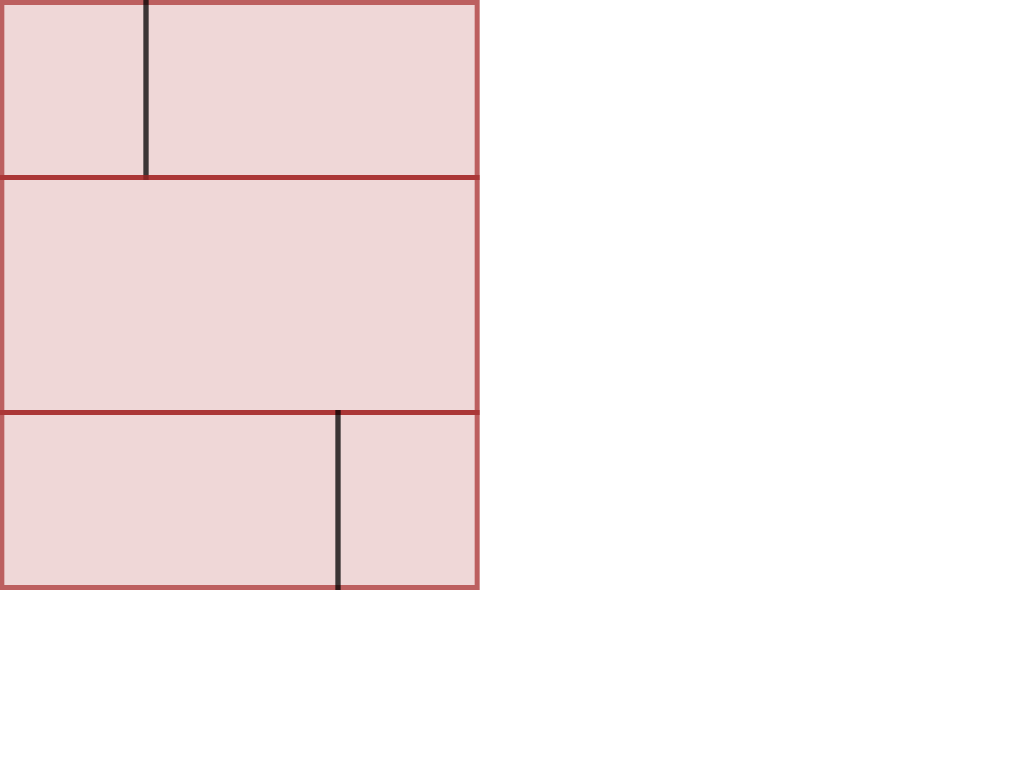

The script that drew this image:
/*
    Method :
        rect(point xy, num h, num w)
    
    Return :
        void
        
    Description :
        Prints a rectangle, from point x,y with height h and width w The function rectangle supported as libray.
    
    Future Todo :
        Send hash, to set the properties of the graph like axis, grid, title etc 
 */
fn rect(point a, num h, num w):
    line(a,(a[0]+w,a[1]))
    line(a,(a[0],a[1]+h))
    line((a[0]+w,a[1]),(a[0]+w,a[1]+h))
    line((a[0],a[1]+h),(a[0]+w,a[1]+h))
end

fn rectFill(point a, num h, num w, string color):
    num i
    point x
    point y
    string s
    
    /* Make a rectanle by drawing multiple lines */
    for i=0;i<w;i=i+1:
        x = (a[0]+i, a[1])
        y = (a[0]+i, a[1]+h)    
        line( x , y , color )
    end
end

/*
    Method :
        drawAxes(num xorigin, num yorigin, num maxWidth, num maxHeight)
    
    Return :
        void
        
    Description :
        Draws cross axis from the passed origin point. Takes max width and max Height to plot lines
    
    Future Todo :
        Send hash, to set the properties of the graph like axis, grid, title etc 
 */
fn drawAxes(num ox, num oy, num maxLength, num maxHeight):
    
    #Draw axes
    rect((ox,0), maxHeight, 3)
    rect((0,maxHeight-oy),3,maxLength)
end

/*
    Method :
        barGraph(<num list var>)
    
    Return :
        void
        
    Description :
        Prints a fitting barGraph for the given data. The function bargraph supported as libray. Users can write their own too. It takes the list of num and automatically fits it in the graph based on the data.
    The user just needs to call the function with the data
    
    Future Todo :
        Send hash, to set the properties of the graph like axis, grid, title etc 
 */
fn barGraph(list num a):
    num maxLength
    num maxHeight
    num maxDataHt
    num maxDataLn
    num gap
    num scaleFactor
    num padHz
    num padVt
    num barWidth
    num i
    
    
    #Setting the dimensions of the graph
    maxLength = 640
    maxHeight = 480
    
    #Max ht
    maxDataHt = a[0]
    for i=0;i<a.length();i=i+1:
        if a[i] > maxDataHt:
            maxDataHt = a[i]
        end
    end
    
    #max length
    maxDataLn = a.length()
    
    #padding
    padHz = 10
    padVt = 10
    
    #bar graph settings 10% of the graph
    gap         = 0.1 * (maxLength - padHz) / maxDataLn
    barWidth    = 0.9 * (maxLength - padHz) / maxDataLn
    scaleFactor = (maxHeight - padVt) / maxDataHt
    
    #Draw the bars, scaled and with the gap
    num x
    x = padHz
    for i=0;i<a.length();i=i+1:
        #Drawing the bar
        rect( (x,maxHeight- a[i]*scaleFactor) , a[i]*scaleFactor , barWidth )
        #line( (x,maxHeight- a[i]*scaleFactor) , (x,maxHeight) )
        #print x
        x = x + barWidth + gap
    end
    
    
end

/*
    Method :
        lineGraph(num xorigin, num yorigin, num maxWidth, num maxHeight)
    
    Return :
        void
        
    Description :
        Draws a line graph  based on the points give. To draw axes call it seperately
    
    Future Todo :
        Send hash, to set the properties of the graph like axis, grid, title etc 
*/
fn lineGraph(list num a):
    num maxLength
    num maxHeight
    num maxDataHt
    num maxDataLn
    num gap
    num scaleFactor
    num padHz
    num padVt
    point p1
    point p2
    num i
    
    
    #Setting the dimensions of the graph
    maxLength = 640
    maxHeight = 480
    
    #Max ht
    maxDataHt = a[0]
    for i=0;i<a.length();i=i+1:
        if a[i] > maxDataHt:
            maxDataHt = a[i]
        end
    end
    
    #max length
    maxDataLn = a.length()
    
    #padding
    padHz = 10
    padVt = 10
    
    #Line graph settings 10% of the graph
    gap         = (maxLength - padHz) / maxDataLn
    scaleFactor = (maxHeight - padVt) / maxDataHt
    
    #Draw the bars, scaled and with the gap
    num x
    num j
    num y1
    num y2
    x = padHz
    
    if a.length() > 0:
        
        for i=1;i<a.length();i=i+1:
            line( (x , maxHeight - a[ i - 1 ] * scaleFactor) , ( x + gap , maxHeight- a[ i ]*scaleFactor) )
            
            #dots on the data points
            rect ( (x - 2.5, maxHeight - a[ i - 1 ] * scaleFactor - 2.5) , 5 , 5)
            rect ( (x - 2.5, maxHeight - a[ i - 1 ] * scaleFactor - 2.5) , 5 , 5)
            x = x + gap
            
        end
    end
end

fn comicBookTemplate(list num rowDetails, list num colDetails):
    num maxHeight
    num maxLength
    num x
    num y
    num i
    num j
    num k
    num h
    maxHeight= 600
    maxLength= 480
    x=0
    y=0
    j = 0
    for i=0;i<rowDetails.length();i=i+2:
        x = 0
        
        #Border for the row
        h = maxHeight * rowDetails[ i ]
        rectFill((0,y), h, maxLength,"brown") 
        rectFill( ( 5 , y+5), h - 10, maxLength - 10, "white" )
        
        #Putting the columns
        for k=0; k +1 < rowDetails[i + 1];k=k+1:
            x = x + colDetails[j+k]*maxLength
            rectFill(( x , y), h , 5 , "black" ) 
            #printXY("*",( x - 20 , y+h/2)) 
        end
        j = j + k + 1
        y = y+h - 5
    end
    
end

list num rd
list num cd
#Give row height % and no of columns in that row
rd = [0.3, 2, 0.4, 1, 0.3, 2]

#Give column % wrt the whole width
cd = [0.3,0.7,1,0.7,0.3]

comicBookTemplate(rd, cd)
